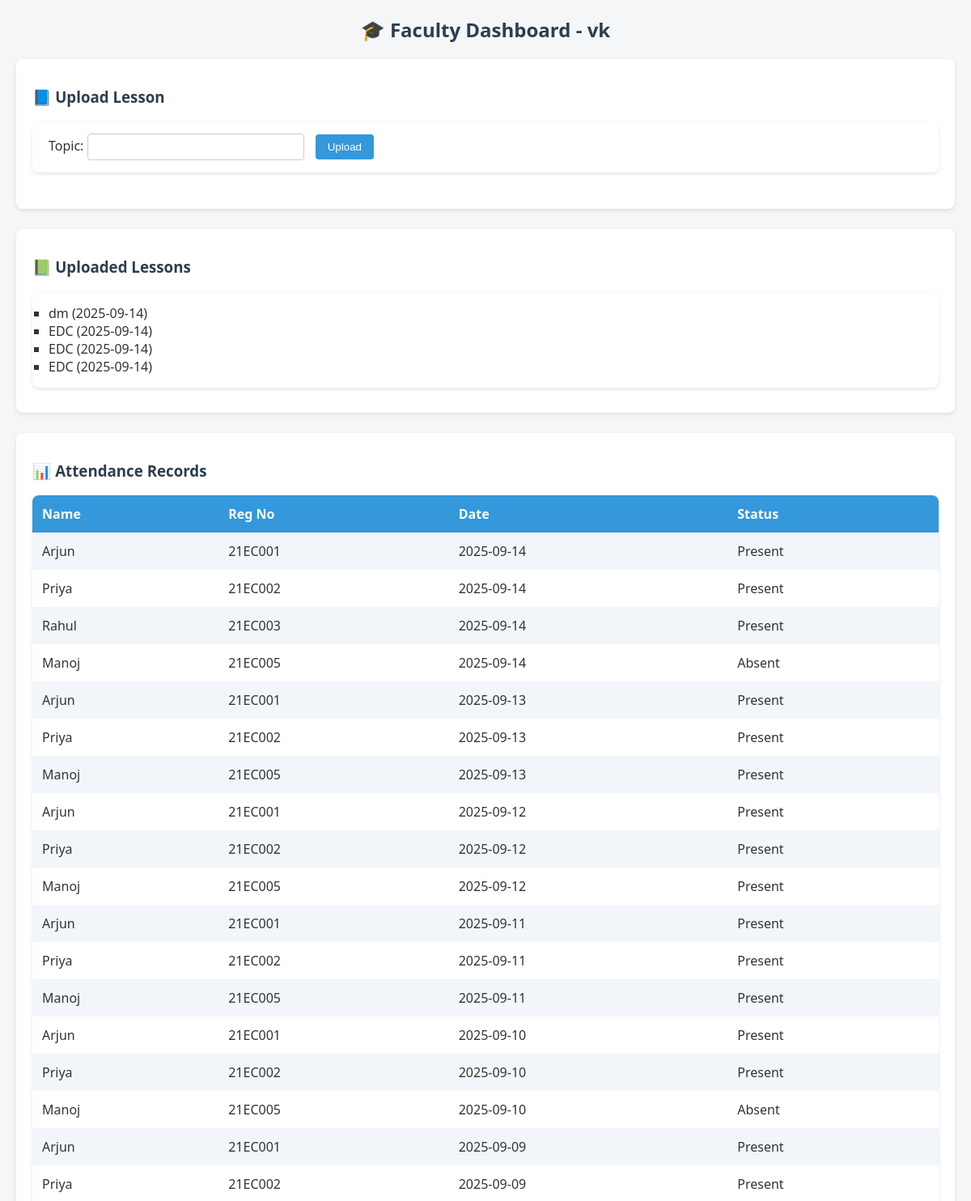
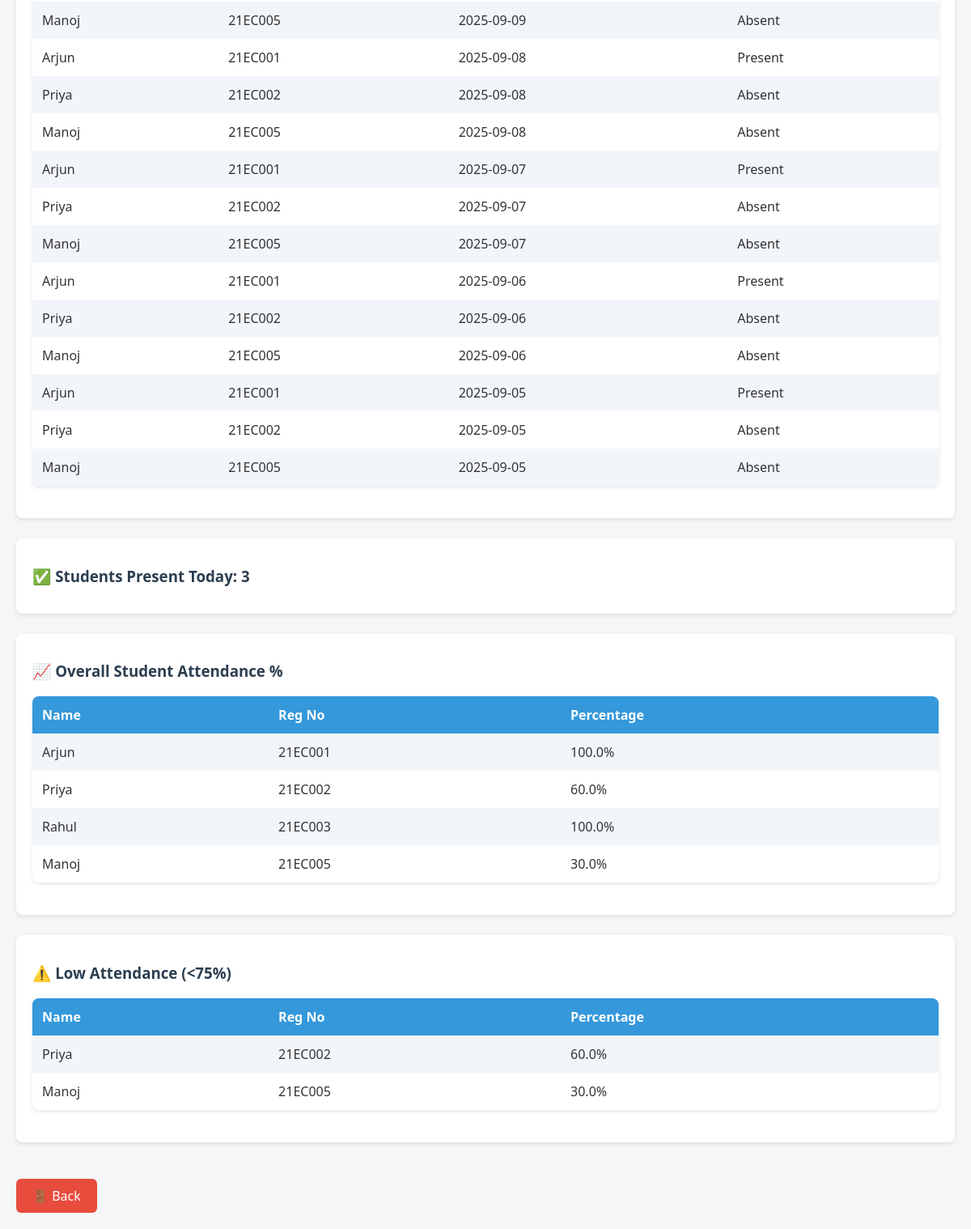
The page /faculty/dashboard (signed in) on the database its author committed (2 pictures, top to bottom).
### tables this page shows
CREATE TABLE lessons (
    id INTEGER PRIMARY KEY AUTOINCREMENT,
    faculty_id INTEGER NOT NULL,
    topic TEXT NOT NULL,
    date TEXT DEFAULT (DATE('now')),
    FOREIGN KEY(faculty_id) REFERENCES faculty(id)
);

CREATE TABLE attendance (
    id INTEGER PRIMARY KEY AUTOINCREMENT,
    student_id INTEGER NOT NULL,
    faculty_id INTEGER NOT NULL,
    class_name TEXT,
    subject TEXT,
    date TEXT NOT NULL,
    status TEXT DEFAULT 'Present',
    FOREIGN KEY(student_id) REFERENCES students(id),
    FOREIGN KEY(faculty_id) REFERENCES faculty(id),
    UNIQUE(student_id, faculty_id, date)
);

CREATE TABLE students (
    id INTEGER PRIMARY KEY AUTOINCREMENT,
    name TEXT NOT NULL,
    reg_no TEXT UNIQUE NOT NULL,
    class_name TEXT,
    dept TEXT,
    password TEXT,
    face_encoding BLOB   -- ✅ valid SQLite type for embeddings
    );

### app.py (the view, shortened to what this page needs)
@app.route("/faculty/dashboard", methods=["GET", "POST"])
def faculty_dashboard():
    if "faculty_id" not in session:
        flash("⚠️ Please login first.")
        return redirect(url_for("faculty_login"))
    faculty_id = session["faculty_id"]
    conn = sqlite3.connect(DB_PATH)
    cur = conn.cursor()
    cur.execute("SELECT topic, date FROM lessons WHERE faculty_id=?", (faculty_id,))
    lessons = cur.fetchall()
    cur.execute("""
        SELECT s.name, s.reg_no, a.date, a.status
        FROM students s
        JOIN attendance a ON s.id = a.student_id
        WHERE a.faculty_id=?
        ORDER BY a.date DESC
    """, (faculty_id,))
    attendance_records = cur.fetchall()
    today = datetime.date.today().isoformat()
    cur.execute("""
        SELECT COUNT(*) FROM attendance
        WHERE faculty_id=? AND date=? AND status='Present'
    """, (faculty_id, today))
    today_present = cur.fetchone()[0]
    cur.execute("""
        SELECT s.name, s.reg_no,
               ROUND((SUM(CASE WHEN a.status='Present' THEN 1 ELSE 0 END)*100.0 / COUNT(*)), 2) as percentage
        FROM students s
        JOIN attendance a ON s.id = a.student_id
        WHERE a.faculty_id=?
        GROUP BY s.id
    """, (faculty_id,))
    student_percentages = cur.fetchall()
    cur.execute("""
        SELECT s.name, s.reg_no,
               ROUND((SUM(CASE WHEN a.status='Present' THEN 1 ELSE 0 END)*100.0 / COUNT(*)), 2) as percentage
        FROM students s
        JOIN attendance a ON s.id = a.student_id
        WHERE a.faculty_id=?
        GROUP BY s.id
        HAVING percentage < 75
    """, (faculty_id,))
    low_attendance = cur.fetchall()
    conn.close()
    return render_template("faculty_dashboard.html",
                           faculty_name=session["faculty_name"],
                           lessons=lessons,
                           attendance_records=attendance_records,
                           today_present=today_present,
                           student_percentages=student_percentages,
                           low_attendance=low_attendance)

### templates/faculty_dashboard.html (shortened to what this page needs)
<!DOCTYPE html>
<html lang="en">
<head>
</head>
<body>
<h2>🎓 Faculty Dashboard - {{ faculty_name }}</h2>
<div class="card">
    <h3>📘 Upload Lesson</h3>
    <form method="POST">
        Topic: <input type="text" name="topic" required>
        <button type="submit">Upload</button>
    </form>
</div>
<div class="card">
    <h3>📗 Uploaded Lessons</h3>
    <ul>
        {% for t, d in lessons %}
        <li>{{ t }} ({{ d }})</li>
        {% endfor %}
    </ul>
</div>
<div class="card">
    <h3>📊 Attendance Records</h3>
    <table>
        <tr><th>Name</th><th>Reg No</th><th>Date</th><th>Status</th></tr>
        {% for n, r, d, s in attendance_records %}
        <tr><td>{{ n }}</td><td>{{ r }}</td><td>{{ d }}</td><td>{{ s }}</td></tr>
        {% endfor %}
    </table>
</div>
<div class="card">
    <h3>✅ Students Present Today: {{ today_present }}</h3>
</div>
<div class="card">
    <h3>📈 Overall Student Attendance %</h3>
    <table>
        <tr><th>Name</th><th>Reg No</th><th>Percentage</th></tr>
        {% for n, r, p in student_percentages %}
        <tr><td>{{ n }}</td><td>{{ r }}</td><td>{{ p }}%</td></tr>
        {% endfor %}
    </table>
</div>
<div class="card">
    <h3>⚠️ Low Attendance (<75%)</h3>
    <table>
        <tr><th>Name</th><th>Reg No</th><th>Percentage</th></tr>
        {% for n, r, p in low_attendance %}
        <tr><td>{{ n }}</td><td>{{ r }}</td><td>{{ p }}%</td></tr>
        {% endfor %}
    </table>
</div>
<a href="{{ url_for('faculty_login') }}">🚪 Back</a>
</body>
</html>

### templates/faculty_dashboard.html (style rules this page uses)
body { font-family: 'Segoe UI', Tahoma, Geneva, Verdana, sans-serif; background-color: #f4f6f8; margin: 0; padding: 0 20px; color: #333; }
h2, h3 { color: #2c3e50; }
h2 { text-align: center; margin-top: 20px; }
form { margin-bottom: 30px; background-color: #fff; padding: 15px 20px; border-radius: 8px; box-shadow: 0 2px 5px rgba(0,0,0,0.1); }
input[type="text"] { padding: 8px; width: 250px; border-radius: 4px; border: 1px solid #ccc; margin-right: 10px; }
button { padding: 8px 15px; background-color: #3498db; color: white; border: none; border-radius: 4px; cursor: pointer; }
ul { background-color: #fff; padding: 15px 20px; border-radius: 8px; list-style-type: square; box-shadow: 0 2px 5px rgba(0,0,0,0.1); }
table { width: 100%; border-collapse: collapse; margin-bottom: 25px; background-color: #fff; border-radius: 8px; overflow: hidden; box-shadow: 0 2px 5px rgba(0,0,0,0.1); }
th, td { padding: 12px; text-align: left; }
th { background-color: #3498db; color: white; }
tr:nth-child(even) { background-color: #f2f6fa; }
a { display: inline-block; margin: 20px 0; padding: 10px 20px; text-decoration: none; background-color: #e74c3c; color: white; border-radius: 6px; }
.card { background-color: #fff; padding: 15px 20px; border-radius: 8px; margin-bottom: 25px; box-shadow: 0 2px 5px rgba(0,0,0,0.1); }

### rows shown on the page
lessons: topic "dm", date "2025-09-14"
lessons: topic "EDC", date "2025-09-14"
lessons: topic "EDC", date "2025-09-14"
lessons: topic "EDC", date "2025-09-14"
attendance: name "Arjun", reg_no "21EC001", date "2025-09-14", status "Present"
attendance: name "Priya", reg_no "21EC002", date "2025-09-14", status "Present"
attendance: name "Rahul", reg_no "21EC003", date "2025-09-14", status "Present"
attendance: name "Manoj", reg_no "21EC005", date "2025-09-14", status "Absent"
attendance: name "Arjun", reg_no "21EC001", date "2025-09-13", status "Present"
attendance: name "Priya", reg_no "21EC002", date "2025-09-13", status "Present"
attendance: name "Manoj", reg_no "21EC005", date "2025-09-13", status "Present"
attendance: name "Arjun", reg_no "21EC001", date "2025-09-12", status "Present"
attendance: name "Priya", reg_no "21EC002", date "2025-09-12", status "Present"
attendance: name "Manoj", reg_no "21EC005", date "2025-09-12", status "Present"
attendance: name "Arjun", reg_no "21EC001", date "2025-09-11", status "Present"
attendance: name "Priya", reg_no "21EC002", date "2025-09-11", status "Present"
attendance: name "Manoj", reg_no "21EC005", date "2025-09-11", status "Present"
attendance: name "Arjun", reg_no "21EC001", date "2025-09-10", status "Present"
attendance: name "Priya", reg_no "21EC002", date "2025-09-10", status "Present"
attendance: name "Manoj", reg_no "21EC005", date "2025-09-10", status "Absent"
attendance: name "Arjun", reg_no "21EC001", date "2025-09-09", status "Present"
attendance: name "Priya", reg_no "21EC002", date "2025-09-09", status "Present"
attendance: name "Manoj", reg_no "21EC005", date "2025-09-09", status "Absent"
attendance: name "Arjun", reg_no "21EC001", date "2025-09-08", status "Present"
attendance: name "Priya", reg_no "21EC002", date "2025-09-08", status "Absent"
attendance: name "Manoj", reg_no "21EC005", date "2025-09-08", status "Absent"
attendance: name "Arjun", reg_no "21EC001", date "2025-09-07", status "Present"
attendance: name "Priya", reg_no "21EC002", date "2025-09-07", status "Absent"
attendance: name "Manoj", reg_no "21EC005", date "2025-09-07", status "Absent"
attendance: name "Arjun", reg_no "21EC001", date "2025-09-06", status "Present"
attendance: name "Priya", reg_no "21EC002", date "2025-09-06", status "Absent"
attendance: name "Manoj", reg_no "21EC005", date "2025-09-06", status "Absent"
attendance: name "Arjun", reg_no "21EC001", date "2025-09-05", status "Present"
attendance: name "Priya", reg_no "21EC002", date "2025-09-05", status "Absent"
attendance: name "Manoj", reg_no "21EC005", date "2025-09-05", status "Absent"
students: name "Arjun", reg_no "21EC001", p "100.0"
students: name "Priya", reg_no "21EC002", p "60.0"
students: name "Rahul", reg_no "21EC003", p "100.0"
students: name "Manoj", reg_no "21EC005", p "30.0"

### other values the page prints
{{ faculty_name }} "vk"
{{ today_present }} "3"
